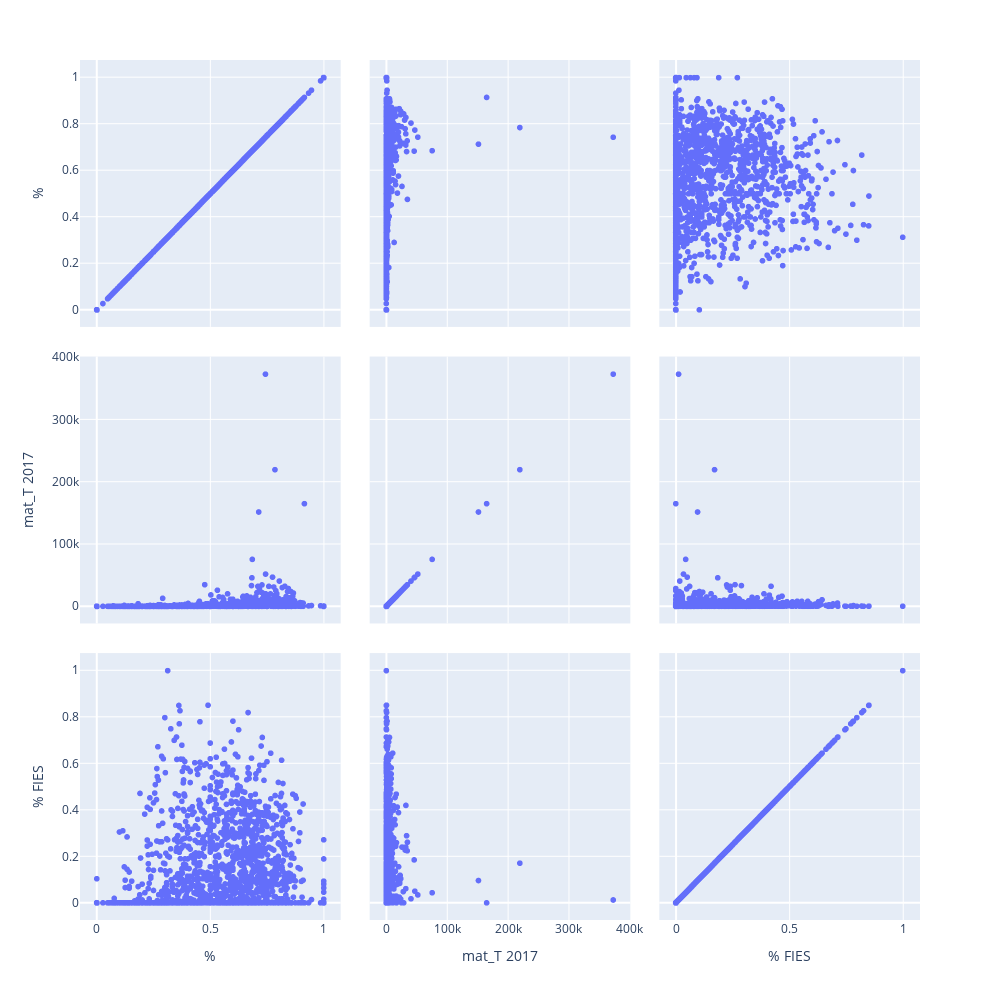

The code cell stored with this chart in its notebook:
### Code cell
grafico = px.scatter_matrix(df, dimensions=[ '%', 'mat_T 2017', '% FIES'], width=1000, height=1000)
grafico.show();
grafico.write_image('../../data/graph_2.png')

### Figure 1 — Plotly figure (JSON) as saved in the notebook; plotly's stock layout.template omitted (floating-point values rounded to 4 significant figures; data arrays with more than 128 entries replaced by an {"elided": "..."} marker saying what was removed)
{"data": [{"dimensions": [{"axis": {"matches": true}, "label": "%", "values": {"elided": "2177 float values"}}, {"axis": {"matches": true}, "label": "mat_T 2017", "values": {"elided": "2177 int values"}}, {"axis": {"matches": true}, "label": "% FIES", "values": {"elided": "2177 float values"}}], "hovertemplate": "%{xaxis.title.text}=%{x}<br>%{yaxis.title.text}=%{y}<extra></extra>", "legendgroup": "", "marker": {"color": "#636efa", "symbol": "circle"}, "name": "", "showlegend": false, "type": "splom"}], "layout": {"dragmode": "select", "height": 1000, "legend": {"tracegroupgap": 0}, "margin": {"t": 60}, "width": 1000}}
